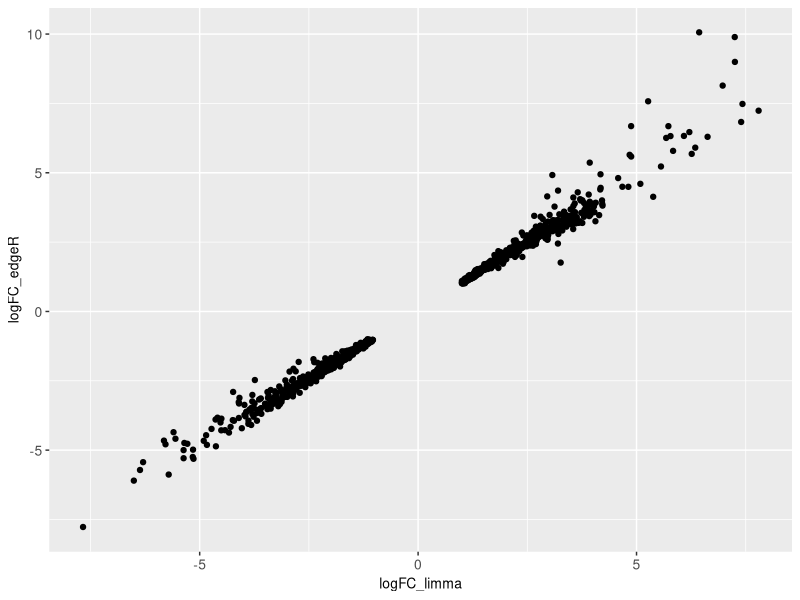

Generate this figure with R:
library(ggplot2)

DEGs_limma <- read.csv("DEGsBRCA_limma_091018.csv", row.names = 1)
DEGs_edgeR <- read.csv("DEGsBRCA_edgeR_091018.csv", row.names = 1)

genes_toTest <- rownames(DEGs_limma)[1:1000]
genes_common <- intersect(genes_toTest, rownames(DEGs_edgeR))

dataset <- subset(DEGs_limma, rownames(DEGs_limma) %in% genes_common, select = "Mycontrast.logFC")
dataset <- cbind(DEGs_edgeR$Mycontrast.logFC[match(rownames(dataset),rownames(DEGs_edgeR))], dataset)
colnames(dataset) <- c("logFC_edgeR", "logFC_limma")


pdf("scatterplot_logFC_limma_edgeR_top1000.pdf", width=5, height=3)
ggplot(dataset, aes(x=logFC_limma,y=logFC_edgeR))+geom_point()+
  xlab("logFC_limma")+ylab("logFC_edgeR")+
  theme(legend.title=element_blank(),axis.title=element_text(size=10),axis.text=element_text(size=10),
        legend.text=element_text(size=20))
dev.off()
cor(dataset$logFC_edgeR, dataset$logFC_limma)  #0.9936
